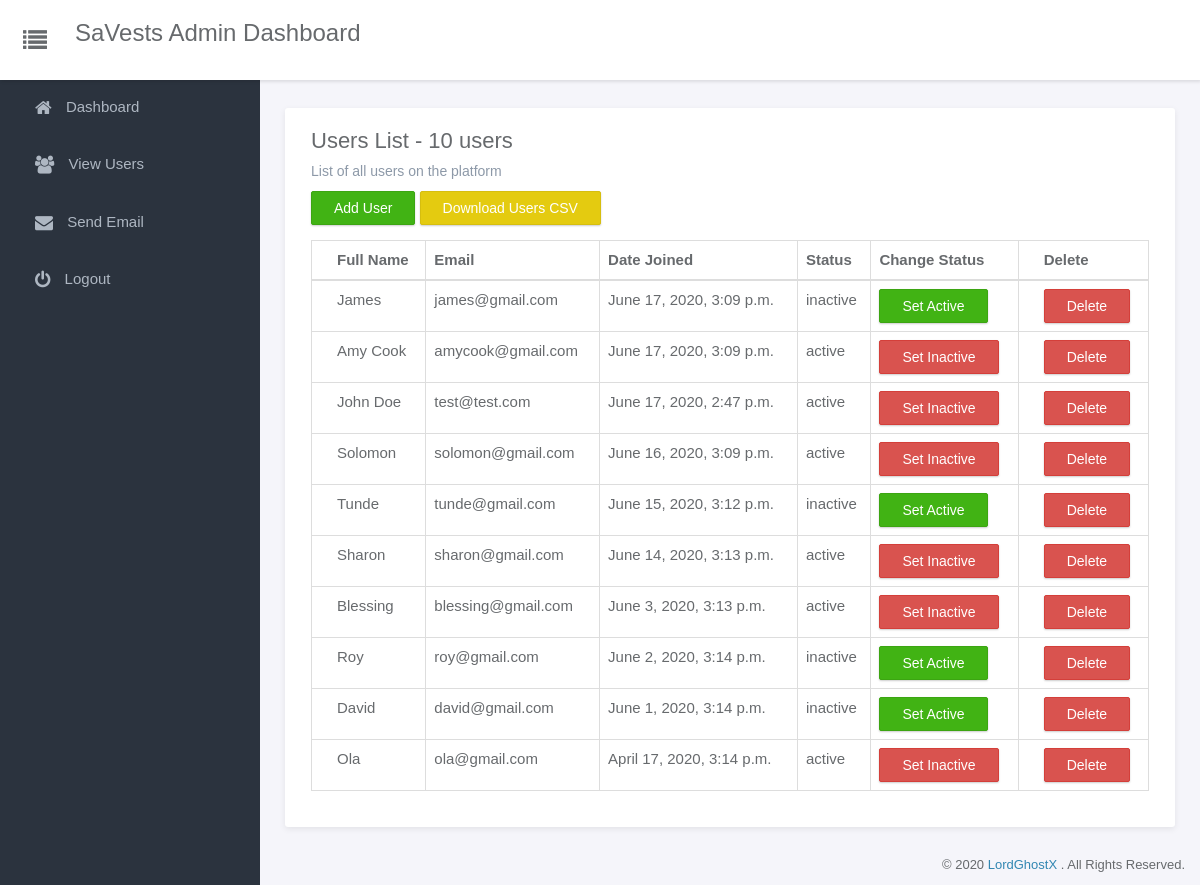
The app's page /lite/users/ (signed in) with its own data.
### dashboard/models.py (models this page shows, shortened)
class Users(models.Model):
    name = models.CharField(max_length=100)
    email = models.CharField(max_length=100)
    active = models.IntegerField(default=1)
    date = models.DateTimeField(default=datetime.now, blank=True)

### dashboard/views.py (the view)
# urls.py: path('users/', list_users, name="list_users"),
@staff_member_required
def list_users(request):
    name = request.GET.get("name")
    email = request.GET.get("email")
    if name and email:
        user = Users(name=name, email=email)
        user.save()
        return redirect(list_users)
    data = {
        "users": Users.objects.order_by("-date")
    }
    data["users_length"] = len(data["users"])
    return render(request, "users.html", data)

### dashboard/templates/users.html (shortened to what this page needs)
{% extends "base.html" %}
{% block content %}
<div class="main">
  <div class="main-content">
    <div class="container-fluid">
      <div class="panel panel-headline">
        <div class="panel-heading users-list">
          <h3 class="panel-title">
            Users List - {{ users_length }} users
          </h3>
          <p class="panel-subtitle">
            List of all users on the platform
          </p>
        </div>
        <div class="panel-body">
          <div class="users-list-actions">
            <button class="btn btn-success" type="button" onclick="add_user()">
              Add User
            </button>
            <a href="{% url 'download_users' %}"><button class="btn btn-warning" type="button">
              Download Users CSV
            </button></a>
          </div>
          <table class="table table-bordered">
            <thead>
              <tr>
                <th>
                  Full Name
                </th>
                <th>
                  Email
                </th>
                <th>
                  Date Joined
                </th>
                <th>
                  Status
                </th>
                <th>
                  Change Status
                </th>
                <th>
                  Delete
                </th>
              </tr>
            </thead>
            <tbody>
              {% for i in users %}
              <tr>
                <td>
                  {{ i.name }}
                </td>
                <td>
                  {{ i.email }}
                </td>
                <td>
                  {{ i.date }}
                </td>
                {% if i.active == 1 %}
                <td>
                  active
                </td>
                <td>
                  <a href="{% url 'update_user_status' i.id %}"><button class="btn btn-danger" type="button">
                    Set Inactive
                  </button></a>
                </td>
                {% else %}
                <td>
                  inactive
                </td>
                <td>
                  <a href="{% url 'update_user_status' i.id %}"><button class="btn btn-success" type="button">
                    Set Active
                  </button></a>
                </td>
                {% endif %}
                <td>
                  <a href="{% url 'delete_user' i.id %}"><button class="btn btn-danger" type="button">
                    Delete
                  </button></a>
                </td>
              </tr>
              {% endfor %}
            </tbody>
          </table>
        </div>
      </div>
    </div>
  </div>
</div>
<div class="clearfix">
{% endblock %}

### dashboard/static/assets/css/main.css (style rules this page uses)
html { position: relative; min-height: 100%; }
body { background-color: #F3F5F8; font-family: "Source Sans Pro", sans-serif; font-size: 15px; color: #676a6d; }
a { color: #3287B2; }
th { font-weight: 600; }
#wrapper .main { -webkit-transition: all 0.3s ease-in-out; -moz-transition: all 0.3s ease-in-out; -ms-transition: all 0.3s ease-in-out; -o-transition: all 0.3s ease-in-out; transition: all 0.3s ease-in-out; width: calc(100% - 260px); left: 0; position: relative; float: right; background-color: #f5f5fa; }
#wrapper #sidebar-nav, #wrapper .main { padding-top: 80px; }
.main-content { padding: 28px 10px; }
.users-list { padding-bottom: 0px !important; }
.users-list-actions { margin-bottom: 15px; }
.btn { -webkit-border-radius: 2px; -moz-border-radius: 2px; border-radius: 2px; -moz-box-shadow: 0px 1px 2px 0 rgba(0, 0, 0, 0.2); -webkit-box-shadow: 0px 1px 2px 0 rgba(0, 0, 0, 0.2); box-shadow: 0px 1px 2px 0 rgba(0, 0, 0, 0.2); padding: 6px 22px; }
.btn-warning { background-color: #e4cb10; border-color: #d6be0f; }
.btn-success { background-color: #41B314; border-color: #3ca512; }
.panel { -webkit-border-radius: 3px; -moz-border-radius: 3px; border-radius: 3px; -moz-box-shadow: 0 2px 6px rgba(0, 0, 0, 0.08); -webkit-box-shadow: 0 2px 6px rgba(0, 0, 0, 0.08); box-shadow: 0 2px 6px rgba(0, 0, 0, 0.08); background-color: #fff; margin-bottom: 30px; }
.panel .panel-heading, .panel .panel-body, .panel .panel-footer { padding-left: 25px; padding-right: 25px; }
.panel .panel-heading { padding-top: 20px; padding-bottom: 20px; position: relative; }
.panel .panel-heading .panel-title { margin: 0; font-size: 18px; font-weight: 300; }
.panel .panel-body { padding-top: 10px; padding-bottom: 15px; }
.panel.panel-headline .panel-heading { border-bottom: none; }
.panel.panel-headline .panel-heading .panel-title { margin-bottom: 8px; font-size: 22px; font-weight: normal; }
.panel.panel-headline .panel-heading .panel-subtitle { margin-bottom: 0; font-size: 14px; color: #8D99A8; }
.panel .table > thead > tr > td:first-child, .panel .table > thead > tr > th:first-child, .panel .table > tbody > tr > td:first-child, .panel .table > tbody > tr > th:first-child, .panel .table > tfoot > tr > td:first-child, .panel .table > tfoot > tr > th:first-child { padding-left: 25px; }
.panel .table > thead > tr > td:last-child, .panel .table > thead > tr > th:last-child, .panel .table > tbody > tr > td:last-child, .panel .table > tbody > tr > th:last-child, .panel .table > tfoot > tr > td:last-child, .panel .table > tfoot > tr > th:last-child { padding-left: 25px; }

### records on screen
Users: name "James", email "james@gmail.com", date "June 17, 2020, 3:09 p.m.", active "inactive"
Users: name "Amy Cook", email "amycook@gmail.com", date "June 17, 2020, 3:09 p.m.", active "active"
Users: name "John Doe", email "test@test.com", date "June 17, 2020, 2:47 p.m.", active "active"
Users: name "Solomon", email "solomon@gmail.com", date "June 16, 2020, 3:09 p.m.", active "active"
Users: name "Tunde", email "tunde@gmail.com", date "June 15, 2020, 3:12 p.m.", active "inactive"
Users: name "Sharon", email "sharon@gmail.com", date "June 14, 2020, 3:13 p.m.", active "active"
Users: name "Blessing", email "blessing@gmail.com", date "June 3, 2020, 3:13 p.m.", active "active"
Users: name "Roy", email "roy@gmail.com", date "June 2, 2020, 3:14 p.m.", active "inactive"
Users: name "David", email "david@gmail.com", date "June 1, 2020, 3:14 p.m.", active "inactive"
Users: name "Ola", email "ola@gmail.com", date "April 17, 2020, 3:14 p.m.", active "active"

### other values on screen
{{ users_length }} "10"
